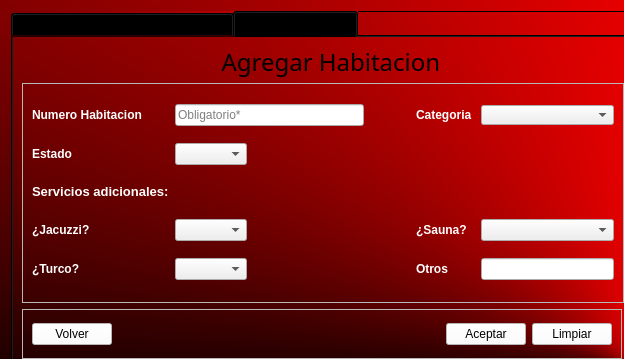
<?xml version="1.0" encoding="UTF-8"?>
<ui version="4.0">
 <class>VentanaConfiguracion</class>
 <widget class="QWidget" name="VentanaConfiguracion">
  <property name="geometry">
   <rect>
    <x>0</x>
    <y>0</y>
    <width>624</width>
    <height>359</height>
   </rect>
  </property>
  <property name="minimumSize">
   <size>
    <width>624</width>
    <height>359</height>
   </size>
  </property>
  <property name="maximumSize">
   <size>
    <width>624</width>
    <height>359</height>
   </size>
  </property>
  <property name="windowTitle">
   <string>Configuracion</string>
  </property>
  <property name="layoutDirection">
   <enum>Qt::RightToLeft</enum>
  </property>
  <property name="styleSheet">
   <string notr="true">background-color: qconicalgradient(cx:1, cy:1, angle:195, stop:0.676136 rgba(255, 0, 0, 255), stop:1 rgba(0, 0, 0, 255));
</string>
  </property>
  <layout class="QHBoxLayout" name="horizontalLayout">
   <item>
    <widget class="QFrame" name="frame_3">
     <property name="minimumSize">
      <size>
       <width>624</width>
       <height>359</height>
      </size>
     </property>
     <property name="maximumSize">
      <size>
       <width>624</width>
       <height>359</height>
      </size>
     </property>
     <property name="frameShape">
      <enum>QFrame::StyledPanel</enum>
     </property>
     <property name="frameShadow">
      <enum>QFrame::Raised</enum>
     </property>
     <widget class="QTabWidget" name="tabWidget">
      <property name="geometry">
       <rect>
        <x>0</x>
        <y>0</y>
        <width>624</width>
        <height>359</height>
       </rect>
      </property>
      <property name="minimumSize">
       <size>
        <width>624</width>
        <height>359</height>
       </size>
      </property>
      <property name="maximumSize">
       <size>
        <width>624</width>
        <height>359</height>
       </size>
      </property>
      <property name="layoutDirection">
       <enum>Qt::LeftToRight</enum>
      </property>
      <property name="tabPosition">
       <enum>QTabWidget::North</enum>
      </property>
      <property name="tabShape">
       <enum>QTabWidget::Rounded</enum>
      </property>
      <property name="currentIndex">
       <number>1</number>
      </property>
      <property name="elideMode">
       <enum>Qt::ElideMiddle</enum>
      </property>
      <widget class="QWidget" name="Definir_categorias">
       <attribute name="title">
        <string>Definir categorias, precios y servicios</string>
       </attribute>
       <layout class="QVBoxLayout" name="verticalLayout">
        <item>
         <widget class="QFrame" name="frame">
          <property name="styleSheet">
           <string notr="true">background-color:None;</string>
          </property>
          <property name="frameShape">
           <enum>QFrame::StyledPanel</enum>
          </property>
          <property name="frameShadow">
           <enum>QFrame::Raised</enum>
          </property>
          <layout class="QGridLayout" name="gridLayout">
           <item row="2" column="0">
            <widget class="QLabel" name="label_precioAdiconal">
             <property name="styleSheet">
              <string notr="true">background-color: None;</string>
             </property>
             <property name="text">
              <string>&lt;html&gt;&lt;head/&gt;&lt;body&gt;&lt;p&gt;&lt;span style=&quot; font-size:9pt; font-weight:600; color:#ffffff;&quot;&gt;Precio Hora Adicional&lt;/span&gt;&lt;/p&gt;&lt;/body&gt;&lt;/html&gt;</string>
             </property>
            </widget>
           </item>
           <item row="0" column="4">
            <widget class="QLabel" name="label_capacidad">
             <property name="styleSheet">
              <string notr="true">background-color: None;</string>
             </property>
             <property name="text">
              <string>&lt;html&gt;&lt;head/&gt;&lt;body&gt;&lt;p&gt;&lt;span style=&quot; font-size:9pt; font-weight:600; color:#ffffff;&quot;&gt;Capacidad&lt;/span&gt;&lt;/p&gt;&lt;/body&gt;&lt;/html&gt;</string>
             </property>
            </widget>
           </item>
           <item row="2" column="3">
            <spacer name="horizontalSpacer_3">
             <property name="orientation">
              <enum>Qt::Horizontal</enum>
             </property>
             <property name="sizeHint" stdset="0">
              <size>
               <width>28</width>
               <height>20</height>
              </size>
             </property>
            </spacer>
           </item>
           <item row="2" column="4">
            <widget class="QLabel" name="label_precioPersona">
             <property name="styleSheet">
              <string notr="true">background-color: None;</string>
             </property>
             <property name="text">
              <string>&lt;html&gt;&lt;head/&gt;&lt;body&gt;&lt;p&gt;&lt;span style=&quot; font-size:9pt; font-weight:600; color:#ffffff;&quot;&gt;Precio Persona Adicional&lt;/span&gt;&lt;/p&gt;&lt;/body&gt;&lt;/html&gt;</string>
             </property>
            </widget>
           </item>
           <item row="0" column="1" colspan="2">
            <widget class="QLineEdit" name="lineedit_nombreCategoria">
             <property name="styleSheet">
              <string notr="true">background-color: None;</string>
             </property>
            </widget>
           </item>
           <item row="1" column="0">
            <widget class="QLabel" name="label_tipoEntrada">
             <property name="styleSheet">
              <string notr="true">background-color: None;</string>
             </property>
             <property name="text">
              <string>&lt;html&gt;&lt;head/&gt;&lt;body&gt;&lt;p&gt;&lt;span style=&quot; font-size:9pt; font-weight:600; color:#ffffff;&quot;&gt;Tipo Entrada&lt;/span&gt;&lt;/p&gt;&lt;/body&gt;&lt;/html&gt;</string>
             </property>
            </widget>
           </item>
           <item row="0" column="5">
            <widget class="QLineEdit" name="lineedit_capacidad">
             <property name="styleSheet">
              <string notr="true">background-color: None;</string>
             </property>
            </widget>
           </item>
           <item row="1" column="5">
            <widget class="QLineEdit" name="lineedit_precioBase">
             <property name="styleSheet">
              <string notr="true">background-color: None;</string>
             </property>
            </widget>
           </item>
           <item row="1" column="3">
            <spacer name="horizontalSpacer_2">
             <property name="orientation">
              <enum>Qt::Horizontal</enum>
             </property>
             <property name="sizeHint" stdset="0">
              <size>
               <width>28</width>
               <height>20</height>
              </size>
             </property>
            </spacer>
           </item>
           <item row="0" column="0">
            <widget class="QLabel" name="label_nombreCategoria">
             <property name="styleSheet">
              <string notr="true">background-color: None;</string>
             </property>
             <property name="text">
              <string>&lt;html&gt;&lt;head/&gt;&lt;body&gt;&lt;p&gt;&lt;span style=&quot; font-size:9pt; font-weight:600; color:#ffffff;&quot;&gt;Nombre Categoria &lt;/span&gt;&lt;/p&gt;&lt;/body&gt;&lt;/html&gt;</string>
             </property>
             <property name="textFormat">
              <enum>Qt::AutoText</enum>
             </property>
            </widget>
           </item>
           <item row="1" column="4">
            <widget class="QLabel" name="label_precioBase">
             <property name="styleSheet">
              <string notr="true">background-color: None;</string>
             </property>
             <property name="text">
              <string>&lt;html&gt;&lt;head/&gt;&lt;body&gt;&lt;p&gt;&lt;span style=&quot; font-size:9pt; font-weight:600; color:#ffffff;&quot;&gt;Precio Base&lt;/span&gt;&lt;/p&gt;&lt;/body&gt;&lt;/html&gt;</string>
             </property>
            </widget>
           </item>
           <item row="0" column="3">
            <spacer name="horizontalSpacer">
             <property name="orientation">
              <enum>Qt::Horizontal</enum>
             </property>
             <property name="sizeHint" stdset="0">
              <size>
               <width>28</width>
               <height>20</height>
              </size>
             </property>
            </spacer>
           </item>
           <item row="2" column="1" colspan="2">
            <widget class="QLineEdit" name="lineedit_precioAdicional">
             <property name="styleSheet">
              <string notr="true">background-color: None;</string>
             </property>
            </widget>
           </item>
           <item row="1" column="1" colspan="2">
            <widget class="QLineEdit" name="lineedit_tipoEntrada">
             <property name="styleSheet">
              <string notr="true">background-color: None;</string>
             </property>
            </widget>
           </item>
           <item row="2" column="5">
            <widget class="QLineEdit" name="lineedit_personaAdicional">
             <property name="styleSheet">
              <string notr="true">background-color: None;</string>
             </property>
            </widget>
           </item>
          </layout>
         </widget>
        </item>
        <item>
         <widget class="QFrame" name="frame_2">
          <property name="minimumSize">
           <size>
            <width>0</width>
            <height>50</height>
           </size>
          </property>
          <property name="maximumSize">
           <size>
            <width>16777215</width>
            <height>50</height>
           </size>
          </property>
          <property name="styleSheet">
           <string notr="true">background-color:None;</string>
          </property>
          <property name="frameShape">
           <enum>QFrame::StyledPanel</enum>
          </property>
          <property name="frameShadow">
           <enum>QFrame::Raised</enum>
          </property>
          <layout class="QHBoxLayout" name="horizontalLayout_2">
           <item>
            <widget class="QPushButton" name="pushButton_volver_DC">
             <property name="styleSheet">
              <string notr="true">QPushButton{
	background-color: rgb(255, 255, 255);
	
	font: 10pt &quot;MS Shell Dlg 2&quot;;

}

QPushButton:hover{
	
	background-color: rgb(170, 170, 170);
	
	font: 10pt &quot;MS Shell Dlg 2&quot;;

}</string>
             </property>
             <property name="text">
              <string>Volver</string>
             </property>
            </widget>
           </item>
           <item>
            <spacer name="horizontalSpacer_4">
             <property name="orientation">
              <enum>Qt::Horizontal</enum>
             </property>
             <property name="sizeHint" stdset="0">
              <size>
               <width>40</width>
               <height>20</height>
              </size>
             </property>
            </spacer>
           </item>
           <item>
            <widget class="QPushButton" name="pushButton_aceptar">
             <property name="styleSheet">
              <string notr="true">QPushButton{
	background-color: rgb(255, 255, 255);
	
	font: 10pt &quot;MS Shell Dlg 2&quot;;

}

QPushButton:hover{
	
	background-color: rgb(170, 170, 170);
	
	font: 10pt &quot;MS Shell Dlg 2&quot;;

}</string>
             </property>
             <property name="text">
              <string>Aceptar </string>
             </property>
            </widget>
           </item>
           <item>
            <widget class="QPushButton" name="pushButton_limpiar_categoria">
             <property name="styleSheet">
              <string notr="true">QPushButton{
	background-color: rgb(255, 255, 255);
	
	font: 10pt &quot;MS Shell Dlg 2&quot;;

}

QPushButton:hover{
	
	background-color: rgb(170, 170, 170);
	
	font: 10pt &quot;MS Shell Dlg 2&quot;;

}</string>
             </property>
             <property name="text">
              <string>Limpiar</string>
             </property>
            </widget>
           </item>
          </layout>
         </widget>
        </item>
       </layout>
      </widget>
      <widget class="QWidget" name="Agregar_habitacion">
       <attribute name="title">
        <string>Agregar habitacion</string>
       </attribute>
       <layout class="QVBoxLayout" name="verticalLayout_2">
        <item>
         <widget class="QLabel" name="label_titulo">
          <property name="minimumSize">
           <size>
            <width>624</width>
            <height>31</height>
           </size>
          </property>
          <property name="maximumSize">
           <size>
            <width>624</width>
            <height>31</height>
           </size>
          </property>
          <property name="font">
           <font>
            <family>Script MT Bold</family>
            <pointsize>18</pointsize>
            <weight>9</weight>
            <italic>false</italic>
            <bold>false</bold>
            <stylestrategy>PreferDefault</stylestrategy>
           </font>
          </property>
          <property name="cursor">
           <cursorShape>ArrowCursor</cursorShape>
          </property>
          <property name="layoutDirection">
           <enum>Qt::LeftToRight</enum>
          </property>
          <property name="styleSheet">
           <string notr="true">background-color:None;
font: 75 18pt &quot;Script MT Bold&quot;;</string>
          </property>
          <property name="text">
           <string>Agregar Habitacion </string>
          </property>
          <property name="alignment">
           <set>Qt::AlignCenter</set>
          </property>
         </widget>
        </item>
        <item>
         <widget class="QFrame" name="frame_4">
          <property name="styleSheet">
           <string notr="true">background-color: None;</string>
          </property>
          <property name="frameShape">
           <enum>QFrame::StyledPanel</enum>
          </property>
          <property name="frameShadow">
           <enum>QFrame::Raised</enum>
          </property>
          <layout class="QGridLayout" name="gridLayout_2">
           <item row="4" column="0">
            <widget class="QLabel" name="label_turcoAgregarH">
             <property name="text">
              <string>&lt;html&gt;&lt;head/&gt;&lt;body&gt;&lt;p&gt;&lt;span style=&quot; font-size:9pt; font-weight:600; color:#ffffff;&quot;&gt;¿Turco?&lt;/span&gt;&lt;/p&gt;&lt;/body&gt;&lt;/html&gt;</string>
             </property>
            </widget>
           </item>
           <item row="4" column="3">
            <spacer name="horizontalSpacer_7">
             <property name="orientation">
              <enum>Qt::Horizontal</enum>
             </property>
             <property name="sizeHint" stdset="0">
              <size>
               <width>49</width>
               <height>17</height>
              </size>
             </property>
            </spacer>
           </item>
           <item row="3" column="0" colspan="2">
            <widget class="QLabel" name="label_jacuzziAgregarH">
             <property name="styleSheet">
              <string notr="true">background-color: None;</string>
             </property>
             <property name="text">
              <string>&lt;html&gt;&lt;head/&gt;&lt;body&gt;&lt;p&gt;&lt;span style=&quot; font-size:9pt; font-weight:600; color:#ffffff;&quot;&gt;¿Jacuzzi?&lt;/span&gt;&lt;/p&gt;&lt;/body&gt;&lt;/html&gt;</string>
             </property>
            </widget>
           </item>
           <item row="3" column="2">
            <widget class="QComboBox" name="comboBox_jacuzzi"/>
           </item>
           <item row="0" column="0" colspan="2">
            <widget class="QLabel" name="label_numHabitacion">
             <property name="styleSheet">
              <string notr="true">font: 10pt &quot;MS Shell Dlg 2&quot;;
color: rgb(255, 255, 255);</string>
             </property>
             <property name="text">
              <string>&lt;html&gt;&lt;head/&gt;&lt;body&gt;&lt;p&gt;&lt;span style=&quot; font-size:9pt; font-weight:600; color:#ffffff;&quot;&gt;Numero Habitacion    &lt;/span&gt;&lt;/p&gt;&lt;/body&gt;&lt;/html&gt;</string>
             </property>
            </widget>
           </item>
           <item row="4" column="2">
            <widget class="QComboBox" name="comboBox_turco"/>
           </item>
           <item row="1" column="2">
            <widget class="QComboBox" name="comboBox_estado"/>
           </item>
           <item row="3" column="3">
            <spacer name="horizontalSpacer_6">
             <property name="orientation">
              <enum>Qt::Horizontal</enum>
             </property>
             <property name="sizeHint" stdset="0">
              <size>
               <width>49</width>
               <height>20</height>
              </size>
             </property>
            </spacer>
           </item>
           <item row="2" column="0" colspan="2">
            <widget class="QLabel" name="label_serviciosAdicionales_2">
             <property name="minimumSize">
              <size>
               <width>0</width>
               <height>20</height>
              </size>
             </property>
             <property name="maximumSize">
              <size>
               <width>16777215</width>
               <height>20</height>
              </size>
             </property>
             <property name="text">
              <string>&lt;html&gt;&lt;head/&gt;&lt;body&gt;&lt;p&gt;&lt;span style=&quot; font-size:10pt; font-weight:600; color:#ffffff;&quot;&gt;Servicios adicionales:&lt;/span&gt;&lt;/p&gt;&lt;/body&gt;&lt;/html&gt;</string>
             </property>
            </widget>
           </item>
           <item row="0" column="8">
            <widget class="QComboBox" name="comboBox_categorias">
             <property name="minimumSize">
              <size>
               <width>133</width>
               <height>20</height>
              </size>
             </property>
             <property name="maximumSize">
              <size>
               <width>133</width>
               <height>20</height>
              </size>
             </property>
            </widget>
           </item>
           <item row="0" column="5" colspan="2">
            <spacer name="horizontalSpacer_5">
             <property name="orientation">
              <enum>Qt::Horizontal</enum>
             </property>
             <property name="sizeHint" stdset="0">
              <size>
               <width>40</width>
               <height>20</height>
              </size>
             </property>
            </spacer>
           </item>
           <item row="1" column="0">
            <widget class="QLabel" name="label_estado">
             <property name="styleSheet">
              <string notr="true">font: 10pt &quot;MS Shell Dlg 2&quot;;
color: rgb(255, 255, 255);
</string>
             </property>
             <property name="text">
              <string>&lt;html&gt;&lt;head/&gt;&lt;body&gt;&lt;p&gt;&lt;span style=&quot; font-size:9pt; font-weight:600; color:#ffffff;&quot;&gt;Estado&lt;/span&gt;&lt;/p&gt;&lt;/body&gt;&lt;/html&gt;</string>
             </property>
            </widget>
           </item>
           <item row="0" column="7">
            <widget class="QLabel" name="label_categoria">
             <property name="styleSheet">
              <string notr="true">font: 10pt &quot;MS Shell Dlg 2&quot;;
color: rgb(255, 255, 255);</string>
             </property>
             <property name="text">
              <string>&lt;html&gt;&lt;head/&gt;&lt;body&gt;&lt;p&gt;&lt;span style=&quot; font-size:9pt; font-weight:600; color:#ffffff;&quot;&gt;Categoria   &lt;/span&gt;&lt;/p&gt;&lt;/body&gt;&lt;/html&gt;</string>
             </property>
            </widget>
           </item>
           <item row="3" column="7">
            <widget class="QLabel" name="label_saunaAgregarH">
             <property name="text">
              <string>&lt;html&gt;&lt;head/&gt;&lt;body&gt;&lt;p&gt;&lt;span style=&quot; font-size:9pt; font-weight:600; color:#ffffff;&quot;&gt;¿Sauna?&lt;/span&gt;&lt;/p&gt;&lt;/body&gt;&lt;/html&gt;</string>
             </property>
            </widget>
           </item>
           <item row="4" column="7">
            <widget class="QLabel" name="label_5">
             <property name="text">
              <string>&lt;html&gt;&lt;head/&gt;&lt;body&gt;&lt;p&gt;&lt;span style=&quot; font-size:9pt; font-weight:600; color:#ffffff;&quot;&gt;Otros&lt;/span&gt;&lt;/p&gt;&lt;/body&gt;&lt;/html&gt;</string>
             </property>
            </widget>
           </item>
           <item row="3" column="8">
            <widget class="QComboBox" name="comboBox_sauna"/>
           </item>
           <item row="4" column="8">
            <widget class="QLineEdit" name="lineedit_otros"/>
           </item>
           <item row="0" column="2" colspan="2">
            <widget class="QLineEdit" name="lineedit_numHabitacion">
             <property name="placeholderText">
              <string>Obligatorio*</string>
             </property>
            </widget>
           </item>
          </layout>
         </widget>
        </item>
        <item>
         <widget class="QFrame" name="frame_5">
          <property name="minimumSize">
           <size>
            <width>600</width>
            <height>50</height>
           </size>
          </property>
          <property name="maximumSize">
           <size>
            <width>600</width>
            <height>50</height>
           </size>
          </property>
          <property name="styleSheet">
           <string notr="true">background-color: None;</string>
          </property>
          <property name="frameShape">
           <enum>QFrame::StyledPanel</enum>
          </property>
          <property name="frameShadow">
           <enum>QFrame::Raised</enum>
          </property>
          <layout class="QHBoxLayout" name="horizontalLayout_3">
           <item>
            <widget class="QPushButton" name="pushButton_volver_AH">
             <property name="styleSheet">
              <string notr="true">QPushButton{
	background-color: rgb(255, 255, 255);
	
	font: 10pt &quot;MS Shell Dlg 2&quot;;

}

QPushButton:hover{
	
	background-color: rgb(170, 170, 170);
	
	font: 10pt &quot;MS Shell Dlg 2&quot;;

}</string>
             </property>
             <property name="text">
              <string>Volver</string>
             </property>
            </widget>
           </item>
           <item>
            <spacer name="horizontalSpacer_8">
             <property name="orientation">
              <enum>Qt::Horizontal</enum>
             </property>
             <property name="sizeHint" stdset="0">
              <size>
               <width>40</width>
               <height>20</height>
              </size>
             </property>
            </spacer>
           </item>
           <item>
            <widget class="QPushButton" name="pushButton_aceptarHab">
             <property name="styleSheet">
              <string notr="true">QPushButton{
	background-color: rgb(255, 255, 255);
	
	font: 10pt &quot;MS Shell Dlg 2&quot;;

}

QPushButton:hover{
	
	background-color: rgb(170, 170, 170);
	
	font: 10pt &quot;MS Shell Dlg 2&quot;;

}</string>
             </property>
             <property name="text">
              <string>Aceptar</string>
             </property>
            </widget>
           </item>
           <item>
            <widget class="QPushButton" name="pushButton_limpiarHab">
             <property name="styleSheet">
              <string notr="true">QPushButton{
	background-color: rgb(255, 255, 255);
	
	font: 10pt &quot;MS Shell Dlg 2&quot;;

}

QPushButton:hover{
	
	background-color: rgb(170, 170, 170);
	
	font: 10pt &quot;MS Shell Dlg 2&quot;;

}</string>
             </property>
             <property name="text">
              <string>Limpiar</string>
             </property>
            </widget>
           </item>
          </layout>
         </widget>
        </item>
       </layout>
      </widget>
     </widget>
    </widget>
   </item>
  </layout>
 </widget>
 <resources/>
 <connections/>
</ui>
